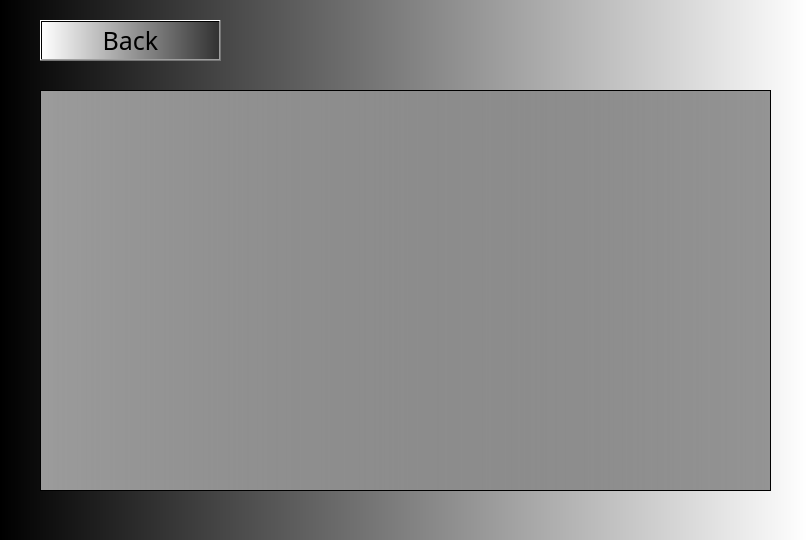
<?xml version="1.0" encoding="UTF-8"?>
<ui version="4.0">
 <class>Form</class>
 <widget class="QWidget" name="Form">
  <property name="geometry">
   <rect>
    <x>0</x>
    <y>0</y>
    <width>807</width>
    <height>540</height>
   </rect>
  </property>
  <property name="windowTitle">
   <string>Form</string>
  </property>
  <property name="styleSheet">
   <string notr="true">background-color: qlineargradient(spread:pad, x1:0, y1:0, x2:1, y2:0, stop:0 rgba(0, 0, 0, 255), stop:1 rgba(255, 255, 255, 255))</string>
  </property>
  <widget class="QLabel" name="UserName">
   <property name="geometry">
    <rect>
     <x>250</x>
     <y>20</y>
     <width>531</width>
     <height>51</height>
    </rect>
   </property>
   <property name="font">
    <font>
     <family>Old English Text MT</family>
     <pointsize>20</pointsize>
    </font>
   </property>
   <property name="layoutDirection">
    <enum>Qt::RightToLeft</enum>
   </property>
   <property name="autoFillBackground">
    <bool>false</bool>
   </property>
   <property name="styleSheet">
    <string notr="true">background: None;</string>
   </property>
   <property name="text">
    <string/>
   </property>
   <property name="alignment">
    <set>Qt::AlignRight|Qt::AlignTrailing|Qt::AlignVCenter</set>
   </property>
  </widget>
  <widget class="QPushButton" name="WriteButton">
   <property name="geometry">
    <rect>
     <x>40</x>
     <y>20</y>
     <width>181</width>
     <height>41</height>
    </rect>
   </property>
   <property name="font">
    <font>
     <family>Old English Text MT</family>
     <pointsize>19</pointsize>
    </font>
   </property>
   <property name="cursor">
    <cursorShape>ArrowCursor</cursorShape>
   </property>
   <property name="styleSheet">
    <string notr="true">background-color: qlineargradient(spread:pad, x1:0, y1:0, x2:1, y2:0, stop:0 rgba(255, 255, 255, 255), stop:1 rgba(50, 50, 50, 255))</string>
   </property>
   <property name="text">
    <string>Back</string>
   </property>
  </widget>
  <widget class="QTableWidget" name="tableWidget">
   <property name="geometry">
    <rect>
     <x>40</x>
     <y>90</y>
     <width>731</width>
     <height>401</height>
    </rect>
   </property>
   <property name="styleSheet">
    <string notr="true">background-color: qlineargradient(spread:pad, x1:0, y1:0, x2:1, y2:0, stop:0 rgba(255, 255, 255, 150), stop:1 rgba(0, 0, 0, 100))</string>
   </property>
  </widget>
 </widget>
 <resources/>
 <connections/>
</ui>
